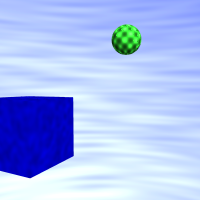
%> input picture opticalflow/anim.00.tif, 200 x 200 px
$ octave --eval "result = pyramidreduce(imread('anim.00.tif'));"   (GNU Octave 9; MATLAB toolbox functions it lacks are replaced by stand-ins)
%> lines starting %> are read from the running program, lines starting %| are printed output that depends on the picture
function [reducedimage2] = pyramidreduce(image)

% image = imread('Lenna.png');
% image = imread(imagename);

[rows, cols,channels] = size(image);
%> rows = 200; cols = 200; channels = 3
if channels == 3
image = rgb2gray(image);
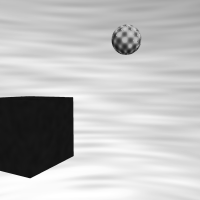
%> image: size 200x200 uint8; min 18, max 255, mean 187.3
end

figure;
imshow(image);


trianglemask = [0 0.25 0.5 0.25 0];
gaussianmask = trianglemask;%[0.05 0.25 0.4 0.25 0.05];

reducedimage1 = zeros(rows, floor(cols/2));

for i = 1 : rows
    for j = 2 : 2 : cols
        sum = 0;
        if j - 2 >= 1
            sum = sum + gaussianmask(1) * image(i,j-2);
        end
        if j - 1 >= 1
            sum = sum + gaussianmask(2) * image(i,j-1);
        end
        sum = sum + gaussianmask(3) * image(i,j);
        if j + 1 <= cols
            sum = sum + gaussianmask(4) * image(i,j+1);
        end
        if j + 2 <= cols
            sum = sum + gaussianmask(5) * image(i,j+2);
        end

        reducedimage1(i,j/2) = sum;
    end
end
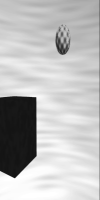
%> reducedimage1: size 200x100 double; min 19, max 255, mean 187.5

figure;
imshow(uint8(reducedimage1));

reducedimage2 = zeros(floor(rows/2), floor(cols/2));

for j = 1 : cols/2
    for i = 2 : 2 : rows
        sum = 0;
        if i - 2 >= 1
            sum = sum + gaussianmask(1) * reducedimage1(i-2,j);
        end
        if i - 1 >= 1
            sum = sum + gaussianmask(2) * reducedimage1(i-1,j);
        end
        sum = sum + gaussianmask(3) * reducedimage1(i,j);
        if i + 1 <= rows
            sum = sum + gaussianmask(4) * reducedimage1(i+1,j);
        end
        if i + 2 <= rows
            sum = sum + gaussianmask(5) * reducedimage1(i+2,j);
        end

        reducedimage2(i/2,j) = sum;
    end
end
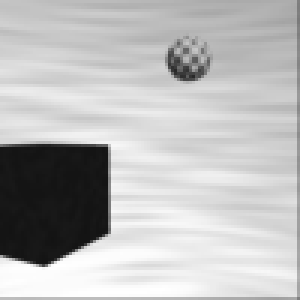
%> reducedimage2: size 100x100 double (shown 3 times larger); min 19, max 255, mean 187


figure;
imshow(uint8(reducedimage2));


end
